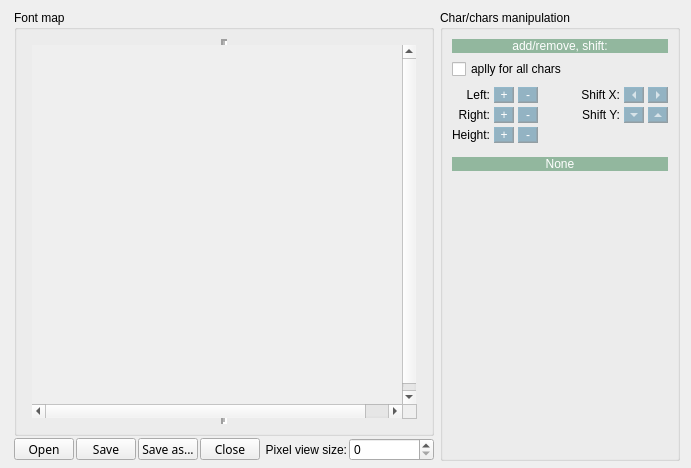
<?xml version="1.0" encoding="UTF-8"?>
<ui version="4.0">
 <class>Form</class>
 <widget class="QWidget" name="Form">
  <property name="geometry">
   <rect>
    <x>0</x>
    <y>0</y>
    <width>691</width>
    <height>468</height>
   </rect>
  </property>
  <property name="minimumSize">
   <size>
    <width>670</width>
    <height>420</height>
   </size>
  </property>
  <property name="maximumSize">
   <size>
    <width>16777215</width>
    <height>16777215</height>
   </size>
  </property>
  <property name="windowTitle">
   <string>Form</string>
  </property>
  <widget class="QWidget" name="verticalLayoutWidget">
   <property name="geometry">
    <rect>
     <x>10</x>
     <y>10</y>
     <width>674</width>
     <height>451</height>
    </rect>
   </property>
   <layout class="QVBoxLayout" name="verticalLayout_7">
    <property name="spacing">
     <number>2</number>
    </property>
    <item>
     <layout class="QHBoxLayout" name="horizontalLayout">
      <item>
       <layout class="QVBoxLayout" name="verticalLayout">
        <item>
         <widget class="QGroupBox" name="groupBox_2">
          <property name="minimumSize">
           <size>
            <width>420</width>
            <height>0</height>
           </size>
          </property>
          <property name="maximumSize">
           <size>
            <width>420</width>
            <height>16777215</height>
           </size>
          </property>
          <property name="title">
           <string>Font map</string>
          </property>
          <layout class="QGridLayout" name="gridLayout_5">
           <item row="0" column="0">
            <widget class="QScrollArea" name="scrollArea">
             <property name="minimumSize">
              <size>
               <width>0</width>
               <height>0</height>
              </size>
             </property>
             <property name="maximumSize">
              <size>
               <width>16777215</width>
               <height>16777215</height>
              </size>
             </property>
             <property name="frameShape">
              <enum>QFrame::VLine</enum>
             </property>
             <property name="frameShadow">
              <enum>QFrame::Sunken</enum>
             </property>
             <property name="lineWidth">
              <number>2</number>
             </property>
             <property name="midLineWidth">
              <number>2</number>
             </property>
             <property name="sizeAdjustPolicy">
              <enum>QAbstractScrollArea::AdjustToContents</enum>
             </property>
             <property name="widgetResizable">
              <bool>false</bool>
             </property>
             <widget class="QWidget" name="scrollAreaWidgetContents">
              <property name="geometry">
               <rect>
                <x>0</x>
                <y>0</y>
                <width>396</width>
                <height>366</height>
               </rect>
              </property>
             </widget>
            </widget>
           </item>
          </layout>
         </widget>
        </item>
        <item>
         <layout class="QHBoxLayout" name="horizontalLayout_8">
          <property name="spacing">
           <number>2</number>
          </property>
          <item>
           <widget class="QPushButton" name="btnOpenFont">
            <property name="minimumSize">
             <size>
              <width>0</width>
              <height>22</height>
             </size>
            </property>
            <property name="maximumSize">
             <size>
              <width>60</width>
              <height>22</height>
             </size>
            </property>
            <property name="font">
             <font>
              <family>Source Sans Pro</family>
              <pointsize>9</pointsize>
             </font>
            </property>
            <property name="styleSheet">
             <string notr="true"/>
            </property>
            <property name="text">
             <string>Open</string>
            </property>
            <property name="flat">
             <bool>false</bool>
            </property>
           </widget>
          </item>
          <item>
           <widget class="QPushButton" name="btnSaveFont">
            <property name="minimumSize">
             <size>
              <width>0</width>
              <height>22</height>
             </size>
            </property>
            <property name="maximumSize">
             <size>
              <width>60</width>
              <height>22</height>
             </size>
            </property>
            <property name="font">
             <font>
              <family>Source Sans Pro</family>
              <pointsize>9</pointsize>
             </font>
            </property>
            <property name="styleSheet">
             <string notr="true"/>
            </property>
            <property name="text">
             <string>Save</string>
            </property>
            <property name="flat">
             <bool>false</bool>
            </property>
           </widget>
          </item>
          <item>
           <widget class="QPushButton" name="btnSaveAsFont">
            <property name="minimumSize">
             <size>
              <width>0</width>
              <height>22</height>
             </size>
            </property>
            <property name="maximumSize">
             <size>
              <width>60</width>
              <height>22</height>
             </size>
            </property>
            <property name="font">
             <font>
              <family>Source Sans Pro</family>
              <pointsize>9</pointsize>
             </font>
            </property>
            <property name="styleSheet">
             <string notr="true"/>
            </property>
            <property name="text">
             <string>Save as...</string>
            </property>
            <property name="flat">
             <bool>false</bool>
            </property>
           </widget>
          </item>
          <item>
           <widget class="QPushButton" name="btnClose">
            <property name="minimumSize">
             <size>
              <width>0</width>
              <height>22</height>
             </size>
            </property>
            <property name="maximumSize">
             <size>
              <width>60</width>
              <height>22</height>
             </size>
            </property>
            <property name="font">
             <font>
              <family>Source Sans Pro</family>
              <pointsize>9</pointsize>
             </font>
            </property>
            <property name="styleSheet">
             <string notr="true"/>
            </property>
            <property name="text">
             <string>Close</string>
            </property>
            <property name="flat">
             <bool>false</bool>
            </property>
           </widget>
          </item>
          <item>
           <widget class="QLabel" name="label">
            <property name="minimumSize">
             <size>
              <width>0</width>
              <height>0</height>
             </size>
            </property>
            <property name="text">
             <string>Pixel view size:</string>
            </property>
            <property name="alignment">
             <set>Qt::AlignRight|Qt::AlignTrailing|Qt::AlignVCenter</set>
            </property>
            <property name="indent">
             <number>0</number>
            </property>
           </widget>
          </item>
          <item>
           <widget class="QSpinBox" name="pixelSizeSpinBox">
            <property name="minimumSize">
             <size>
              <width>45</width>
              <height>0</height>
             </size>
            </property>
           </widget>
          </item>
         </layout>
        </item>
       </layout>
      </item>
      <item>
       <layout class="QGridLayout" name="gridLayout_4">
        <item row="1" column="0">
         <widget class="QGroupBox" name="groupBox">
          <property name="maximumSize">
           <size>
            <width>240</width>
            <height>16777215</height>
           </size>
          </property>
          <property name="title">
           <string>Char/chars manipulation</string>
          </property>
          <layout class="QGridLayout" name="gridLayout_2">
           <item row="5" column="0">
            <layout class="QVBoxLayout" name="pixelatorVLayout">
             <property name="topMargin">
              <number>6</number>
             </property>
             <item>
              <widget class="QLabel" name="lblCharInfo">
               <property name="maximumSize">
                <size>
                 <width>16777215</width>
                 <height>15</height>
                </size>
               </property>
               <property name="font">
                <font>
                 <family>MS Shell Dlg 2</family>
                 <pointsize>9</pointsize>
                 <weight>50</weight>
                 <bold>false</bold>
                </font>
               </property>
               <property name="styleSheet">
                <string notr="true">background-color: rgb(146, 183, 158);
color: rgb(255, 255, 255);</string>
               </property>
               <property name="text">
                <string>None</string>
               </property>
               <property name="alignment">
                <set>Qt::AlignCenter</set>
               </property>
               <property name="indent">
                <number>0</number>
               </property>
              </widget>
             </item>
             <item>
              <spacer name="verticalSpacer_2">
               <property name="orientation">
                <enum>Qt::Vertical</enum>
               </property>
               <property name="sizeHint" stdset="0">
                <size>
                 <width>20</width>
                 <height>40</height>
                </size>
               </property>
              </spacer>
             </item>
             <item>
              <layout class="QVBoxLayout" name="pixelViewVLayout"/>
             </item>
             <item>
              <spacer name="verticalSpacer">
               <property name="orientation">
                <enum>Qt::Vertical</enum>
               </property>
               <property name="sizeHint" stdset="0">
                <size>
                 <width>20</width>
                 <height>40</height>
                </size>
               </property>
              </spacer>
             </item>
            </layout>
           </item>
           <item row="3" column="0">
            <layout class="QGridLayout" name="gridLayout_3">
             <property name="horizontalSpacing">
              <number>4</number>
             </property>
             <property name="verticalSpacing">
              <number>0</number>
             </property>
             <item row="6" column="1">
              <widget class="QToolButton" name="btnAddHeight">
               <property name="minimumSize">
                <size>
                 <width>20</width>
                 <height>16</height>
                </size>
               </property>
               <property name="maximumSize">
                <size>
                 <width>20</width>
                 <height>16</height>
                </size>
               </property>
               <property name="styleSheet">
                <string notr="true">background-color: rgba(0, 85, 127, 96);
color: rgb(255, 255, 255);</string>
               </property>
               <property name="text">
                <string>+</string>
               </property>
               <property name="toolButtonStyle">
                <enum>Qt::ToolButtonTextOnly</enum>
               </property>
               <property name="arrowType">
                <enum>Qt::LeftArrow</enum>
               </property>
              </widget>
             </item>
             <item row="4" column="0">
              <widget class="QLabel" name="label_2">
               <property name="minimumSize">
                <size>
                 <width>0</width>
                 <height>20</height>
                </size>
               </property>
               <property name="maximumSize">
                <size>
                 <width>16777215</width>
                 <height>20</height>
                </size>
               </property>
               <property name="text">
                <string>Left:</string>
               </property>
               <property name="alignment">
                <set>Qt::AlignRight|Qt::AlignTrailing|Qt::AlignVCenter</set>
               </property>
              </widget>
             </item>
             <item row="5" column="1">
              <widget class="QToolButton" name="btnAddRight">
               <property name="minimumSize">
                <size>
                 <width>20</width>
                 <height>16</height>
                </size>
               </property>
               <property name="maximumSize">
                <size>
                 <width>20</width>
                 <height>16</height>
                </size>
               </property>
               <property name="styleSheet">
                <string notr="true">background-color: rgba(0, 85, 127, 96);
color: rgb(255, 255, 255);</string>
               </property>
               <property name="text">
                <string>+</string>
               </property>
               <property name="toolButtonStyle">
                <enum>Qt::ToolButtonTextOnly</enum>
               </property>
               <property name="arrowType">
                <enum>Qt::LeftArrow</enum>
               </property>
              </widget>
             </item>
             <item row="5" column="0">
              <widget class="QLabel" name="label_3">
               <property name="minimumSize">
                <size>
                 <width>0</width>
                 <height>20</height>
                </size>
               </property>
               <property name="maximumSize">
                <size>
                 <width>16777215</width>
                 <height>20</height>
                </size>
               </property>
               <property name="text">
                <string>Right:</string>
               </property>
               <property name="alignment">
                <set>Qt::AlignRight|Qt::AlignTrailing|Qt::AlignVCenter</set>
               </property>
              </widget>
             </item>
             <item row="4" column="1">
              <widget class="QToolButton" name="btnAddLeft">
               <property name="minimumSize">
                <size>
                 <width>20</width>
                 <height>16</height>
                </size>
               </property>
               <property name="maximumSize">
                <size>
                 <width>20</width>
                 <height>16</height>
                </size>
               </property>
               <property name="styleSheet">
                <string notr="true">background-color: rgba(0, 85, 127, 96);
color: rgb(255, 255, 255);</string>
               </property>
               <property name="text">
                <string>+</string>
               </property>
               <property name="toolButtonStyle">
                <enum>Qt::ToolButtonTextOnly</enum>
               </property>
               <property name="arrowType">
                <enum>Qt::LeftArrow</enum>
               </property>
              </widget>
             </item>
             <item row="4" column="2">
              <widget class="QToolButton" name="btnRemoveLeft">
               <property name="minimumSize">
                <size>
                 <width>20</width>
                 <height>16</height>
                </size>
               </property>
               <property name="maximumSize">
                <size>
                 <width>20</width>
                 <height>16</height>
                </size>
               </property>
               <property name="styleSheet">
                <string notr="true">background-color: rgba(0, 85, 127, 96);
color: rgb(255, 255, 255);</string>
               </property>
               <property name="text">
                <string>-</string>
               </property>
               <property name="toolButtonStyle">
                <enum>Qt::ToolButtonTextOnly</enum>
               </property>
               <property name="arrowType">
                <enum>Qt::RightArrow</enum>
               </property>
              </widget>
             </item>
             <item row="5" column="3">
              <widget class="QLabel" name="label_7">
               <property name="text">
                <string>Shift Y:</string>
               </property>
               <property name="alignment">
                <set>Qt::AlignRight|Qt::AlignTrailing|Qt::AlignVCenter</set>
               </property>
              </widget>
             </item>
             <item row="6" column="0">
              <widget class="QLabel" name="label_4">
               <property name="minimumSize">
                <size>
                 <width>0</width>
                 <height>20</height>
                </size>
               </property>
               <property name="maximumSize">
                <size>
                 <width>16777215</width>
                 <height>20</height>
                </size>
               </property>
               <property name="text">
                <string>Height:</string>
               </property>
               <property name="alignment">
                <set>Qt::AlignRight|Qt::AlignTrailing|Qt::AlignVCenter</set>
               </property>
              </widget>
             </item>
             <item row="6" column="2">
              <widget class="QToolButton" name="btnRemoveHeight">
               <property name="minimumSize">
                <size>
                 <width>20</width>
                 <height>16</height>
                </size>
               </property>
               <property name="maximumSize">
                <size>
                 <width>20</width>
                 <height>16</height>
                </size>
               </property>
               <property name="styleSheet">
                <string notr="true">background-color: rgba(0, 85, 127, 96);
color: rgb(255, 255, 255);</string>
               </property>
               <property name="text">
                <string>-</string>
               </property>
               <property name="toolButtonStyle">
                <enum>Qt::ToolButtonTextOnly</enum>
               </property>
               <property name="arrowType">
                <enum>Qt::RightArrow</enum>
               </property>
              </widget>
             </item>
             <item row="5" column="2">
              <widget class="QToolButton" name="btnRemoveRight">
               <property name="minimumSize">
                <size>
                 <width>20</width>
                 <height>16</height>
                </size>
               </property>
               <property name="maximumSize">
                <size>
                 <width>20</width>
                 <height>16</height>
                </size>
               </property>
               <property name="styleSheet">
                <string notr="true">background-color: rgba(0, 85, 127, 96);
color: rgb(255, 255, 255);</string>
               </property>
               <property name="text">
                <string>-</string>
               </property>
               <property name="toolButtonStyle">
                <enum>Qt::ToolButtonTextOnly</enum>
               </property>
               <property name="arrowType">
                <enum>Qt::RightArrow</enum>
               </property>
              </widget>
             </item>
             <item row="6" column="3">
              <spacer name="horizontalSpacer_3">
               <property name="orientation">
                <enum>Qt::Horizontal</enum>
               </property>
               <property name="sizeHint" stdset="0">
                <size>
                 <width>40</width>
                 <height>20</height>
                </size>
               </property>
              </spacer>
             </item>
             <item row="4" column="5">
              <widget class="QToolButton" name="btnShiftRight">
               <property name="minimumSize">
                <size>
                 <width>20</width>
                 <height>16</height>
                </size>
               </property>
               <property name="maximumSize">
                <size>
                 <width>20</width>
                 <height>16</height>
                </size>
               </property>
               <property name="styleSheet">
                <string notr="true">background-color: rgba(0, 85, 127, 96);
color: rgb(255, 255, 255);</string>
               </property>
               <property name="text">
                <string>+</string>
               </property>
               <property name="toolButtonStyle">
                <enum>Qt::ToolButtonIconOnly</enum>
               </property>
               <property name="arrowType">
                <enum>Qt::RightArrow</enum>
               </property>
              </widget>
             </item>
             <item row="4" column="4">
              <widget class="QToolButton" name="btnShiftLeft">
               <property name="minimumSize">
                <size>
                 <width>20</width>
                 <height>16</height>
                </size>
               </property>
               <property name="maximumSize">
                <size>
                 <width>20</width>
                 <height>16</height>
                </size>
               </property>
               <property name="styleSheet">
                <string notr="true">background-color: rgba(0, 85, 127, 96);
color: rgb(255, 255, 255);</string>
               </property>
               <property name="text">
                <string>+</string>
               </property>
               <property name="toolButtonStyle">
                <enum>Qt::ToolButtonIconOnly</enum>
               </property>
               <property name="arrowType">
                <enum>Qt::LeftArrow</enum>
               </property>
              </widget>
             </item>
             <item row="5" column="5">
              <widget class="QToolButton" name="btnShiftUp">
               <property name="minimumSize">
                <size>
                 <width>20</width>
                 <height>16</height>
                </size>
               </property>
               <property name="maximumSize">
                <size>
                 <width>20</width>
                 <height>16</height>
                </size>
               </property>
               <property name="styleSheet">
                <string notr="true">background-color: rgba(0, 85, 127, 96);
color: rgb(255, 255, 255);</string>
               </property>
               <property name="text">
                <string>+</string>
               </property>
               <property name="toolButtonStyle">
                <enum>Qt::ToolButtonIconOnly</enum>
               </property>
               <property name="arrowType">
                <enum>Qt::UpArrow</enum>
               </property>
              </widget>
             </item>
             <item row="5" column="4">
              <widget class="QToolButton" name="btnShiftDown">
               <property name="minimumSize">
                <size>
                 <width>20</width>
                 <height>16</height>
                </size>
               </property>
               <property name="maximumSize">
                <size>
                 <width>20</width>
                 <height>16</height>
                </size>
               </property>
               <property name="styleSheet">
                <string notr="true">background-color: rgba(0, 85, 127, 96);
color: rgb(255, 255, 255);</string>
               </property>
               <property name="text">
                <string>+</string>
               </property>
               <property name="toolButtonStyle">
                <enum>Qt::ToolButtonIconOnly</enum>
               </property>
               <property name="arrowType">
                <enum>Qt::DownArrow</enum>
               </property>
              </widget>
             </item>
             <item row="4" column="3">
              <widget class="QLabel" name="label_6">
               <property name="text">
                <string>Shift X:</string>
               </property>
               <property name="alignment">
                <set>Qt::AlignRight|Qt::AlignTrailing|Qt::AlignVCenter</set>
               </property>
              </widget>
             </item>
            </layout>
           </item>
           <item row="0" column="0">
            <widget class="QLabel" name="label_5">
             <property name="minimumSize">
              <size>
               <width>110</width>
               <height>0</height>
              </size>
             </property>
             <property name="maximumSize">
              <size>
               <width>16777215</width>
               <height>20</height>
              </size>
             </property>
             <property name="styleSheet">
              <string notr="true">background-color: rgb(146, 183, 158);
font: 10pt &quot;Open Sans&quot;;
color: rgb(255, 255, 255);</string>
             </property>
             <property name="text">
              <string>add/remove, shift:</string>
             </property>
             <property name="alignment">
              <set>Qt::AlignCenter</set>
             </property>
            </widget>
           </item>
           <item row="1" column="0">
            <layout class="QHBoxLayout" name="horizontalLayout_4">
             <item>
              <widget class="QCheckBox" name="chBoxAllChars">
               <property name="minimumSize">
                <size>
                 <width>0</width>
                 <height>20</height>
                </size>
               </property>
               <property name="maximumSize">
                <size>
                 <width>16777215</width>
                 <height>20</height>
                </size>
               </property>
               <property name="text">
                <string>aplly for all chars</string>
               </property>
              </widget>
             </item>
             <item>
              <spacer name="horizontalSpacer_2">
               <property name="orientation">
                <enum>Qt::Horizontal</enum>
               </property>
               <property name="sizeHint" stdset="0">
                <size>
                 <width>40</width>
                 <height>20</height>
                </size>
               </property>
              </spacer>
             </item>
            </layout>
           </item>
          </layout>
         </widget>
        </item>
       </layout>
      </item>
     </layout>
    </item>
   </layout>
  </widget>
 </widget>
 <resources/>
 <connections/>
</ui>
